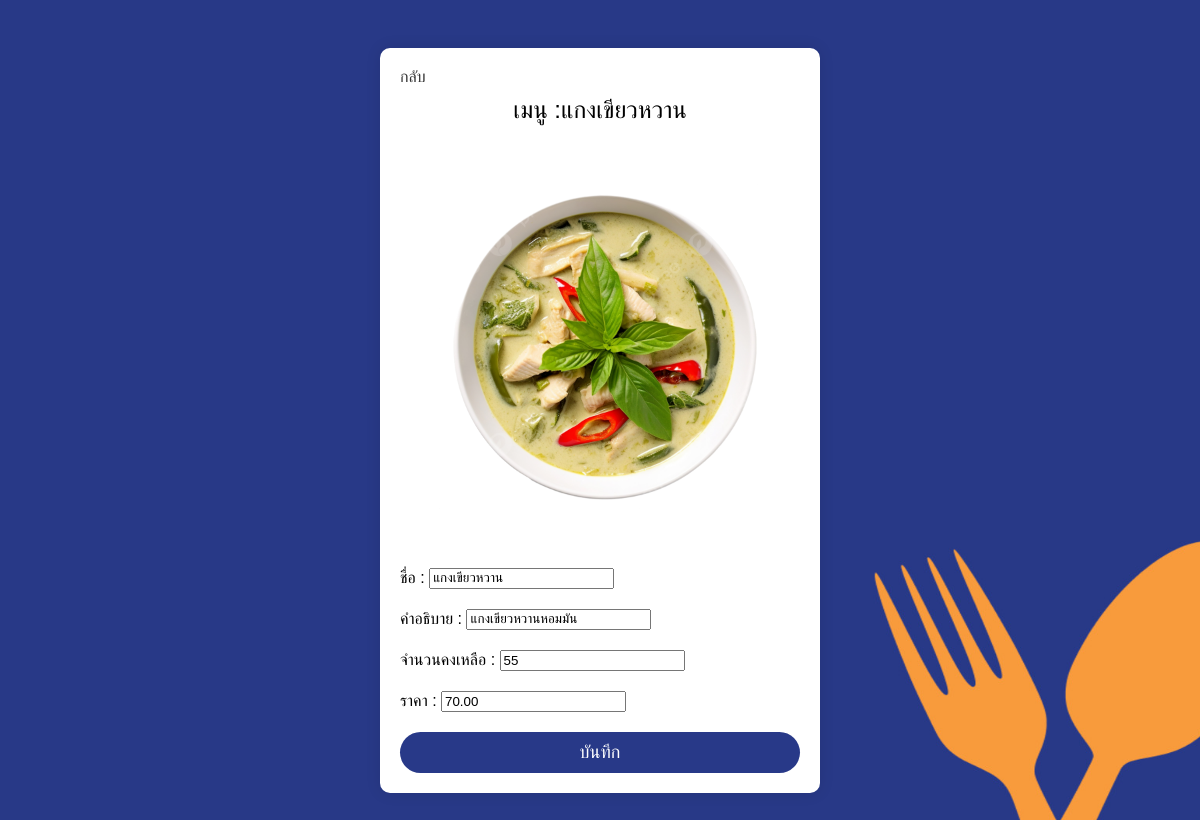
Page /c_fooditem/edit/2 (signed in) on the committed database.
### food_center/models.py (models this page shows, shortened)
class FoodItem(models.Model):
    name = models.CharField(max_length=150)
    description = models.CharField(max_length=150)
    price = models.DecimalField(max_digits=10, decimal_places=2)
    quantity = models.IntegerField()
    restaurant = models.ForeignKey(Restaurant, on_delete=models.CASCADE)  # แก้ชื่อเป็น restaurant

### food_center/views.py (the view, shortened to what this page needs)
# urls.py: path('c_fooditem/edit/<int:fooditem_id>', c_fooditemEditView.as_view(), name='c_orderEdit'),
class c_fooditemEditView(LoginRequiredMixin,PermissionRequiredMixin, View):
    login_url = '/login/'
    permission_required = ["food_center.change_cook"]
    login_url = '/login/'
    def get(self, request, fooditem_id):
        food_item = FoodItem.objects.get(id=fooditem_id)  # ใช้พารามิเตอร์ที่ถูกต้อง
        form = FoodItemEditForm(instance=food_item)
        return render(request, 'c_fooditemEdit.html', {'form': form,'food_item':food_item})

### food_center/forms.py
class FoodItemEditForm(forms.ModelForm):
    class Meta:
        model = FoodItem
        fields = ['name', 'description','quantity','price']

### food_center/templates/c_fooditemEdit.html (shortened to what this page needs)
{% load static %}
<!DOCTYPE html>
<html lang="th">
<head>
</head>
<body>
    <form method="post" class="order-container">
        <a href="{% url 'c_fooditem' %}" class="back-button">กลับ</a>
        <div class="order-title">เมนู :{{ food_item.name }}</div>
        <div class="image-container">
            {% if food_item.name == "แกงเขียวหวาน" %}
                <img src="{% static '/restaurant/thai/keaw.png' %}" alt="shop-list-img">
            {% elif food_item.name == "ข้าวผัดกระเพรา" %}
                <img src="{% static '/restaurant/thai/krapow.png' %}" alt="shop-list-img">
            {% elif food_item.name == "ต้มยำกุ้ง" %}
                <img src="{% static '/restaurant/thai/tomyum.png' %}" alt="shop-list-img">
            {% elif food_item.name == "ซูชิแซลมอน" %}
                <img src="{% static '/restaurant/japan/salmon.png' %}" alt="shop-list-img">
            {% elif food_item.name == "ซูชิปลาหมึก" %}
                <img style="width: 180px;" src="{% static '/restaurant/japan/octo.png' %}" alt="shop-list-img">
            {% elif food_item.name == "ซูชิรวม" %}
                <img src="{% static '/restaurant/japan/mix.png' %}" alt="shop-list-img">
            {% endif %}
        </div>
        <div class="note-container">
            <label>ชื่อ : </label>
            {{ form.name }}
        </div>
        <div class="note-container">
            <label>คำอธิบาย :</label>
            {{ form.description }}
        </div>
        <div class="note-container">
            <label>จำนวนคงเหลือ :</label>
            {{ form.quantity }}
        </div>
        <div class="note-container">
            <label>ราคา :</label>
            {{ form.price }}
        </div>
        <button type="submit" class="order-button">บันทึก</button>
    </form>
</body>
</html>

### rows in the picture
FoodItem: name "แกงเขียวหวาน", description "แกงเขียวหวานหอมมัน", quantity "55", price "70.00"
